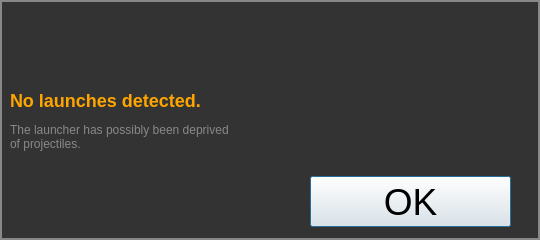
<?xml version="1.0" encoding="UTF-8"?>
<ui version="4.0">
 <class>TimeOut</class>
 <widget class="QDialog" name="TimeOut">
  <property name="windowModality">
   <enum>Qt::ApplicationModal</enum>
  </property>
  <property name="geometry">
   <rect>
    <x>0</x>
    <y>0</y>
    <width>540</width>
    <height>240</height>
   </rect>
  </property>
  <property name="focusPolicy">
   <enum>Qt::StrongFocus</enum>
  </property>
  <property name="windowTitle">
   <string>Dialog</string>
  </property>
  <property name="styleSheet">
   <string notr="true">QDialog {
background-color : #333;
border: 2px solid #888;
}</string>
  </property>
  <property name="modal">
   <bool>true</bool>
  </property>
  <widget class="QLabel" name="label_stopInstructions">
   <property name="geometry">
    <rect>
     <x>10</x>
     <y>10</y>
     <width>521</width>
     <height>221</height>
    </rect>
   </property>
   <property name="styleSheet">
    <string notr="true">QLabel{
font: 18pt &quot;Sans&quot;;
color : #888;
}</string>
   </property>
   <property name="text">
    <string>&lt;html&gt;&lt;head/&gt;&lt;body&gt;&lt;p&gt;&lt;b&gt;&lt;font size=&quot;5&quot; color=&quot;orange&quot;&gt;No launches detected.&lt;/font&gt;&lt;/b&gt;&lt;/p&gt;
&lt;p&gt;The launcher has possibly been deprived &lt;br&gt;of projectiles.&lt;/p&gt;
&lt;/body&gt;&lt;/html&gt;</string>
   </property>
  </widget>
  <widget class="QPushButton" name="pushButton">
   <property name="geometry">
    <rect>
     <x>310</x>
     <y>176</y>
     <width>201</width>
     <height>51</height>
    </rect>
   </property>
   <property name="font">
    <font>
     <pointsize>28</pointsize>
    </font>
   </property>
   <property name="text">
    <string>OK</string>
   </property>
  </widget>
 </widget>
 <resources/>
 <connections>
  <connection>
   <sender>pushButton</sender>
   <signal>clicked()</signal>
   <receiver>TimeOut</receiver>
   <slot>accept()</slot>
   <hints>
    <hint type="sourcelabel">
     <x>410</x>
     <y>201</y>
    </hint>
    <hint type="destinationlabel">
     <x>269</x>
     <y>119</y>
    </hint>
   </hints>
  </connection>
 </connections>
</ui>
